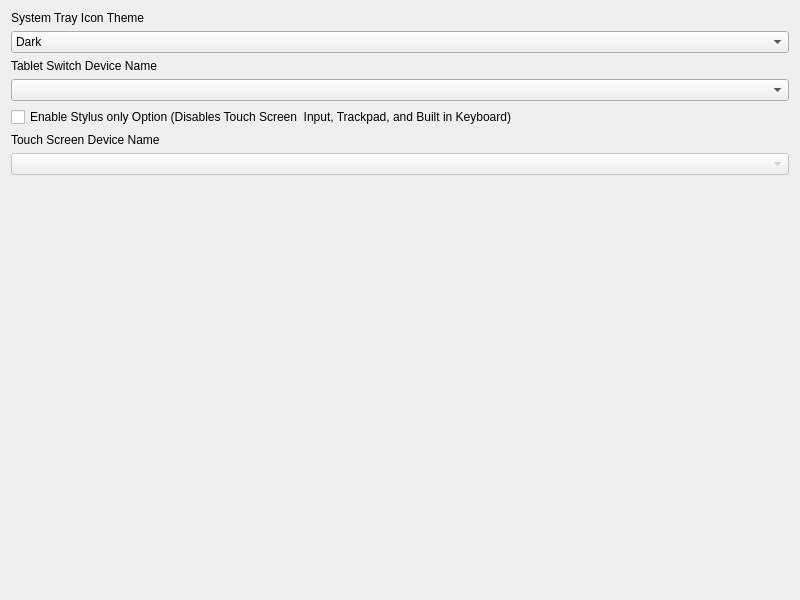
<?xml version="1.0" encoding="UTF-8"?>
<ui version="4.0">
 <class>SettingsWindow</class>
 <widget class="QWidget" name="SettingsWindow">
  <property name="geometry">
   <rect>
    <x>0</x>
    <y>0</y>
    <width>800</width>
    <height>600</height>
   </rect>
  </property>
  <property name="windowTitle">
   <string>Tablet Switch Settings</string>
  </property>
  <property name="windowIcon">
   <iconset theme="applications-system">
    <normaloff>.</normaloff>.</iconset>
  </property>
  <layout class="QGridLayout" name="gridLayout">
   <item row="4" column="0">
    <widget class="QCheckBox" name="stylusOnlyOptionsCheckBox">
     <property name="text">
      <string>Enable Stylus only Option (Disables Touch Screen  Input, Trackpad, and Built in Keyboard)</string>
     </property>
    </widget>
   </item>
   <item row="2" column="0">
    <widget class="QLabel" name="tabletSwitchDeviceNameLabel">
     <property name="whatsThis">
      <string>&lt;html&gt;&lt;head/&gt;&lt;body&gt;&lt;p&gt;This device input string can usually be determined by examining the results of  &amp;quot;libinput list-devices&amp;quot; and then using &amp;quot;evtest&amp;quot; to examine devices until you find one that contains and event code &amp;quot;SW_TABLET_MODE&amp;quot;.&lt;/p&gt;&lt;/body&gt;&lt;/html&gt;</string>
     </property>
     <property name="text">
      <string>Tablet Switch Device Name</string>
     </property>
    </widget>
   </item>
   <item row="7" column="0">
    <spacer name="verticalSpacer">
     <property name="orientation">
      <enum>Qt::Vertical</enum>
     </property>
     <property name="sizeHint" stdset="0">
      <size>
       <width>20</width>
       <height>40</height>
      </size>
     </property>
    </spacer>
   </item>
   <item row="5" column="0">
    <widget class="QLabel" name="touchDeviceLabel">
     <property name="text">
      <string>Touch Screen Device Name</string>
     </property>
    </widget>
   </item>
   <item row="3" column="0">
    <widget class="QComboBox" name="tabletSwitchDeviceNameComboBox">
     <property name="whatsThis">
      <string>&lt;html&gt;&lt;head/&gt;&lt;body&gt;&lt;p&gt;This device input string can usually be determined by examining the results of &amp;quot;libinput list-devices&amp;quot; and then using &amp;quot;evtest&amp;quot; to examine devices until you find one that contains and event code &amp;quot;SW_TABLET_MODE&amp;quot;.&lt;/p&gt;&lt;/body&gt;&lt;/html&gt;</string>
     </property>
    </widget>
   </item>
   <item row="1" column="0">
    <widget class="QComboBox" name="systemTrayIconThemeComboBox">
     <item>
      <property name="text">
       <string>Dark</string>
      </property>
     </item>
     <item>
      <property name="text">
       <string>Light</string>
      </property>
     </item>
    </widget>
   </item>
   <item row="0" column="0">
    <widget class="QLabel" name="systemTrayIconThemeLabel">
     <property name="text">
      <string>System Tray Icon Theme</string>
     </property>
    </widget>
   </item>
   <item row="6" column="0">
    <widget class="QComboBox" name="touchDeviceComboBox">
     <property name="enabled">
      <bool>false</bool>
     </property>
    </widget>
   </item>
  </layout>
 </widget>
 <tabstops>
  <tabstop>systemTrayIconThemeComboBox</tabstop>
  <tabstop>tabletSwitchDeviceNameComboBox</tabstop>
  <tabstop>stylusOnlyOptionsCheckBox</tabstop>
  <tabstop>touchDeviceComboBox</tabstop>
 </tabstops>
 <resources/>
 <connections/>
</ui>
